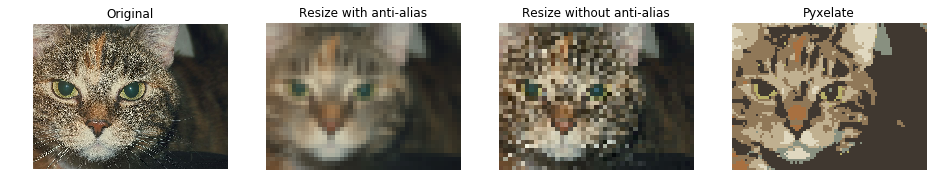
#> input picture cat.png, 933 x 194 px; its folder holds only this picture in this run; the run also reads 1 picture not shown here
$ python pyx.py --input .   (older library calls are emulated)
#> lines starting #> are read from the running program, lines starting #| are printed output that depends on the picture
### pyxelate.py
import numpy as np
import warnings

from skimage.color.adapt_rgb import adapt_rgb, each_channel
from skimage.util import view_as_blocks
from skimage.morphology import square, dilation
from skimage.filters import median
from skimage.color import rgb2hsv, hsv2rgb
from skimage.exposure import equalize_adapthist
from skimage.transform import resize

from sklearn.mixture import BayesianGaussianMixture
from sklearn.exceptions import ConvergenceWarning

__version__ = '1.2.1'
__version_info__ = tuple(int(num) for num in __version__.split('.'))


class Pyxelate:

	CONVOLUTIONS = np.array([
		[[2, 2], [2, 2]],

		[[11, -1], [-1, -1]],
		[[-1, 11], [-1, -1]],
		[[-1, -1], [11, -1]],
		[[-1, -1], [-1, 11]],

		[[5, 5], [-1, -1]],
		[[-1, -1], [5, 5]],

		[[5, -1], [5, -1]],
		[[-1, 5], [-1, 5]],

		[[5, -1], [-1, 5]],
		[[-1, 5], [5, -1]],

		[[-1, 3], [3, 3]],
		[[3, -1], [3, 3]],
		[[3, 3], [-1, 3]],
		[[3, 3], [3, -1]]
	], dtype="int")

	SOLUTIONS = np.array([
		[[1/4, 1/4], [1/4, 1/4]],

		[[0.0, 1/3], [1/3, 1/3]],
		[[1/3, 0.0], [1/3, 1/3]],
		[[1/3, 1/3], [0.0, 1/3]],
		[[1/3, 1/3], [1/3, 0.0]],

		[[0.5, 0.5], [0.0, 0.0]],
		[[0.0, 0.0], [0.5, 0.5]],
		[[0.5, 0.0], [0.5, 0.0]],
		[[0.0, 0.5], [0.0, 0.5]],
		[[0.5, 0.0], [0.5, 0.0]],
		[[0.0, 0.5], [0.0, 0.5]],

		[[1.0, 0.0], [0.0, 0.0]],
		[[0.0, 1.0], [0.0, 0.0]],
		[[0.0, 0.0], [1.0, 0.0]],
		[[0.0, 0.0], [0.0, 1.0]],
	], dtype="float")

	ITER = 2

	def __init__(self, height, width, color=8, dither=True, alpha=.6, regenerate_palette=True,
				 keyframe=.6, sensitivity=.07, random_state=0):
		"""Create instance for generating similar pixel arts."""
		self.height = int(height)
		self.width = int(width)
		if self.width < 1 or self.height < 1:
			raise ValueError("Result can not be smaller than 1x1 pixels.")
		self.color = int(color)
		if self.color < 2:
			raise ValueError("The minimum number of colors is 2.")
		elif self.color > 32:
			raise ValueError("The maximum number of colors is 32.")
		if dither:
			self.dither = 1 / (self.color + 1)
		else:
			self.dither = 0.
		self.alpha = float(alpha)   # threshold for opacity
		self.regenerate_palette = bool(regenerate_palette)
		self.keyframe = keyframe  # threshold for differences between keyframes
		self.sensitivity = sensitivity  # threshold for differences between parts of keyframes

		# BGM
		self.is_fitted = False
		self.random_state = int(random_state)
		self.model = BayesianGaussianMixture(n_components=self.color,
											 max_iter=256,
											 covariance_type="tied",
											 weight_concentration_prior_type="dirichlet_distribution",
											 mean_precision_prior=1. / 256.,
											 warm_start=False,
											 random_state=self.random_state)

	def convert(self, image):
		"""Generate pixel art from image"""
		return self._convert(image, False, False)

	def _convert(self, image, override_adapthist=False, override_dither=False):
		"""Generate pixel art from image or sequence of images"""
		# does the image have alpha channel?
		if self._is_transparent(image):
			# remove artifacts from transparent edges
			image = self._dilate(image)
			# create alpha mask
			mask = resize(image[:, :, 3], (self.height, self.width), anti_aliasing=True)
			# mask for colors
			color_mask = resize(image[:, :, 3], (32, 32), anti_aliasing=False).ravel()
		else:
			mask = None
			color_mask = None

		# apply adaptive contrast
		if not override_adapthist:
			image = self._fix_hist(image)

		# create sample for finding palette
		if self.regenerate_palette or not self.is_fitted:
			examples = resize(image[:, :, :3], (32, 32), anti_aliasing=False).reshape(-1, 3).astype("int")
			if color_mask is not None:
				# transparent colors should be ignored
				examples = examples[color_mask >= self.alpha]
			self._fit_model(examples)

		# resize image to 4 times the desired width and height
		image = resize(image[:, :, :3], (self.height * self.ITER * 2, self.width * self.ITER * 2), anti_aliasing=True)
		# generate pixelated image with desired width / height
		image = self._reduce(image)

		# apply palette
		height, width, depth = image.shape
		reshaped = np.reshape(image, (height * width, depth))
		probs = self.model.predict_proba(reshaped)
		y = np.argmax(probs, axis=1)

		# increase hue and snap color values to multiples of 8
		palette = rgb2hsv(self.model.means_.reshape(-1, 1, 3))
		palette[:, :, 1] *= 1.14  # empirical magic number
		palette = hsv2rgb(palette).reshape(self.color, 3) // 8 * 8
		palette[palette == 248] = 255  # clamping // 8 * 8 would rarely allow 255 values

		# generate recolored image
		image = palette[y]

		# apply dither over threshold if it's not zero
		if not override_dither and self.dither:
			# get second best probability by removing the best one
			probs[np.arange(len(y)), y] = 0
			# get new best and values
			v = np.max(probs, axis=1) > self.dither
			y = np.argmax(probs, axis=1)

			# replace every second pixel with second best color
			pad = not bool(width % 2)
			if pad:
				# make sure to alternate between starting positions
				# bottleneck
				for i in range(0, len(image), 2):
					i += (i // width) % 2
					if v[i]:
						image[i] = palette[y[i]]
			else:
				i = np.argwhere(v[::2]) * 2
				image[i] = palette[y[i]]

		image = np.reshape(image, (height, width, depth))
		if mask is not None:
			# use transparency from original image, but make it either 0 or 255
			mask[mask >= self.alpha] = 255
			mask[mask < self.alpha] = 0
			image = np.dstack((image, mask))  # result has lost its alpha channel

		return np.clip(image.astype("int"), 0, 255).astype("uint8")

	# [80 lines left out: functions convert_sequence, _palette_from_list, not called in this run]

	def _fit_model(self, X):
		"""Fit model while suppressing warnings from sklearn"""
		converge = True
		with warnings.catch_warnings(record=True) as w:
			# fit model
			self.model.fit(X)
			if w and w[-1].category == ConvergenceWarning:
				warnings.filterwarnings('ignore', category=ConvergenceWarning)
				converge = False
		if not converge:
			warnings.warn("the model has failed to converge, try a different number of colors for better results!", Warning)
		self.is_fitted = True

	def _reduce(self, image):
		"""Apply convolutions on image ITER times and generate a smaller image
		based on the highest magnitude of gradients"""

		# self is visible to decorated function
		@adapt_rgb(each_channel)
		def _wrapper(dim):
			# apply median filter for noise reduction
			dim = median(dim, square(4))
			for n in range(self.ITER):
				h, w = dim.shape
				h, w = h // 2, w // 2
				dim_blocks = view_as_blocks(dim, (2, 2))
				all_convs = self._compute_convs(dim, h, w)
				idx_solutions = np.argmax(all_convs, axis=0)
				solutions_mask = self.SOLUTIONS[idx_solutions]
				multiplied = np.multiply(solutions_mask, dim_blocks)
				new_image = np.reshape(multiplied, (h,w,4)).sum(-1)
				if n < self.ITER - 1:
					dim = new_image.copy()
			return new_image

		return _wrapper(image)

	def _compute_convs(self, dim, h, w):
		"""The actual function that applies every convolution to dim."""
		# Compute convolutions for base vectors
		base_convs = np.empty((2,2, h, w))
		base_convs[0,0] = dim[::2,::2]
		base_convs[0,1] = dim[::2,1::2]
		base_convs[1,0] = dim[1::2,::2]
		base_convs[1,1] = dim[1::2,1::2]
		# Apply every convolution in self.CONVOLUTIONS
		all_convs = np.empty((len(self.CONVOLUTIONS), h, w))
		for i,kernel in enumerate(self.CONVOLUTIONS):
			all_convs[i] = kernel[0,0]*base_convs[0,0] +\
						kernel[0,1]*base_convs[0,1] +\
						kernel[1,0]*base_convs[1,0] +\
						kernel[1,1]*base_convs[1,1]
		return all_convs


	def _dilate(self, image):
		"""Dilate semi-transparent edges to remove artifacts
		(unwanted edges, caused by transparent pixels having different colors)"""

		@adapt_rgb(each_channel)
		def _wrapper(dim):
			return dilation(dim, selem=square(4))

		# use dilated pixels for semi-transparent ones
		mask = image[:, :, 3]
		alter = _wrapper(image[:, :, :3])
		image[:, :, :3][mask < self.alpha] = alter[mask < self.alpha]
		return image

	@staticmethod
	def _fix_hist(image):
		"""Apply adaptive histogram"""
		image = equalize_adapthist(image) * 255 * 1.14  # empirical magic number
		image[image <= 8.] = 0.
		return image

	@staticmethod
	def _is_transparent(image):
		"""Returns True if there is an additional dimension for transparency"""
		return bool(image.shape[2] == 4)

### pyx.py
#!/usr/bin/env python3
# -*- coding: utf-8 -*-

""" Command-line interface for Pyxelate. It simplifies batch processing
and provides user-friendly console output.

Usage:
pyx.py [-h help] [-i folder of input images or path to single image]
       [-o folder of output images] [-f scale down input image by factor]
       [-s scale up output image by factor] [-c colors] [-d dither] [-a alpha]
       [-r regenerate_palette] [-t random_state] [-w warnings] [-S sequence]
"""

import argparse
import sys
import warnings
import time as t
from pathlib import Path
from numpy import uint8
from skimage import io
from skimage import transform
from pyxelate import Pyxelate


def parse_arguments():
    """ Parses arguments and returns values. This function contains
    descriptions for the -h flag
    """
    parser = argparse.ArgumentParser(
        description='Pixelate images in a directory.'
    )
    parser.add_argument(
        '-f', '--factor',
        required=False, metavar='int', type=int, default=5, nargs='?',
        help='''The factor by which the image should be downscaled.
        Defaults to 5.'''
    )
    parser.add_argument(
        '-s', '--scaling',
        required=False, metavar='int', type=int, default=5, nargs='?',
        help='''The factor by which the generated image should be
        upscaled. Defaults to 5.'''
    )
    parser.add_argument(
        '-c', '--colors',
        required=False, metavar='2-32', type=int, default=8, nargs='?',
        help='''The amount of colors of the pixelated image. Defaults
        to 8.'''
    )
    parser.add_argument(
        '-d', '--dither',
        required=False, metavar='bool', type=str_as_bool, nargs='?',
        default=None, help='Allow dithering. Defaults to True.'
    )
    parser.add_argument(
        '-a', '--alpha',
        required=False, metavar='threshold', type=float, default=.6,
        nargs='?', help='''Threshold for visibility for images with
        alpha channel. Defaults to .6.'''
    )
    parser.add_argument(
        '-r', '--regenerate_palette',
        required=False, metavar='bool', type=str_as_bool, nargs='?',
        default=None, help='''Regenerate the palette for each image.
        Defaults to True.'''
    )
    parser.add_argument(
        '-t', '--random_state',
        required=False, metavar='int', type=int, default=0, nargs='?',
        help='''Sets the random state of the Bayesian Gaussian Mixture.
        Defaults to 0.'''
    )
    parser.add_argument(
        '-i', '--input',
        required=False, metavar='path', type=str, default='', nargs='?',
        help='''Path to single image or directory containing images for
        processing. Defaults <cwd>.'''
    )
    parser.add_argument(
        '-o', '--output',
        required=False, metavar='path', type=str, default='', nargs='?',
        help='''Path to the directory where the pixelated images are
        stored. Defaults to <cwd>/pyxelated'''
    )
    parser.add_argument(
        '-w', '--warnings',
        required=False, metavar='bool', type=str_as_bool, nargs='?',
        default=True, help='''Outputs non-critical library warnings.
        Defaults to True.'''
    )
    parser.add_argument(
        '-S', '--sequence',
        required=False, metavar='bool', type=str_as_bool, nargs='?',
        default=False, help='''Uses a separate function for converting
        image sequences. Defaults to False.'''
    )
    return parser.parse_args()


# [6 lines left out: function str_as_bool, not called in this run]


# Exclude hidden files and directories
F_EXCLUDED = 0

def exclude_hidden(elm):
    """ A filter that returns a file if it's not hidden
    """
    global F_EXCLUDED
    if not any(e.startswith('.') for e in elm.parts):
        return elm
    F_EXCLUDED += 1
    return False


def with_extension(elm):
    """ A filter that returns only a file with extension
    """
    global F_EXCLUDED
    if elm.is_file() and '.' in elm.name:
        return elm
    F_EXCLUDED += 1
    return False


def get_file_list(path):
    """ Finds all the files recursively and filters them
    """
    path = Path(path)
    if path.is_file() and '.' in path.name:
        return [path]
    if path.is_dir():
        # Get all files and directories
        tree = list(path.glob('**/*'))
        # Filter files and directories
        tree = list(filter(exclude_hidden, tree))
        file_names = list(filter(with_extension, tree))
        return file_names
    print("Path points to " + s['red']("non image") + " file.")
    sys.exit(1)


def parse_path(file):
    """ Returns relative path, file name and extension
    """
    file, ext = str(file).rsplit('.', 1)
    inp = str(Path(args.input))
    if inp == '.':
        file = '/' + file
    try:
        path, file = file.rsplit('/', 1)
    except ValueError:
        path = ""
    if inp == str(file):
        path = ""
    path = path.replace(inp, "")
    path += '/' if path else ''
    return [path, file, ext]


# Define CLI colors
s = {
    'green': lambda txt: '\u001b[32m' + str(txt) + '\u001b[0m',
    'red': lambda txt: '\u001b[31m' + str(txt) + '\u001b[0m',
    'mag': lambda txt: '\u001b[35m' + str(txt) + '\u001b[0m',
    'dim': lambda txt: '\u001b[37;2m' + str(txt) + '\u001b[0m'
}

# Status bar logic
CUR_FILE = 0
WARN_CNT = 0
ERR_CNT = 0
TIME_IMG = []
T_SPLIT = []
AVG_LAST_VALS = 10
T_UP = '\x1b[1A'
T_ERASE = '\x1b[2K'
BAR_RMV = '\n' + T_ERASE + T_UP + T_ERASE


def sec_to_time(sec):
    """ Returns the formatted time H:MM:SS
    """
    mins, sec = divmod(sec, 60)
    hrs, mins = divmod(mins, 60)
    return f"{hrs:d}:{mins:02d}:{sec:02d}"


def bar_redraw(last=False):
    """ Updates the progress bar and current status
    """
    t_pass = round(t.process_time())
    i_cur = CUR_FILE
    # Print bar
    percent = round(i_cur / ALL_FILES * 100, 1)
    p_int = round(i_cur / ALL_FILES * 100) // 2
    pbar = "[ " + "•" * (p_int) + s['dim']("-") * (50 - p_int) + " ] "
    pbar += str(percent) + " %"
    print(pbar)
    # Print status
    stat = "Elapsed: " + sec_to_time(t_pass)
    stat += s['dim'](" | ") + "Remaining: "
    # Remaining time. Averaging requires at least 1 value
    if len(TIME_IMG) > 0 and not last:
        t_avg = sum(TIME_IMG) / len(TIME_IMG)
        rem = round(t_avg * (ALL_FILES - i_cur))
        stat += sec_to_time(rem)
    else:
        stat += "Calculating..." if not last else sec_to_time(0)
    stat += ("\nDone " + s['green'](str(i_cur)) + '/' +
             str(ALL_FILES) + s['dim'](" | "))
    if args.warnings:
        stat += "Warnings: " + s['mag'](str(WARN_CNT)) + s['dim'](" | ")
    stat += "Errors: " + s['red'](str(ERR_CNT))
    # Adding escape codes depending on the passed argument
    if last:
        stat = BAR_RMV + stat
    else:
        # Raise the carriage three lines up and return it
        stat = stat + T_UP * 3 + '\r'
    print(stat)


# [16 lines left out: functions print_warn, print_err, not called in this run]


def print_settings():
    """ Outputs the full list of settings
    """
    print("Pyxelate settings\n" +
          s['dim']("\tFactor: ") + "\t" +
          str(args.factor) + "\t" +
          s['dim']("\tScaling: ") + "\t" +
          str(args.scaling) + "\n" +
          s['dim']("\tColors: ") + "\t" +
          str(args.colors) + "\t" +
          s['dim']("\tDither: ") + "\t" +
          ("No", "Yes")[args.dither] + "\n" +
          s['dim']("\tAlpha channel: ") + "\t" +
          str(args.alpha) + "\t" +
          s['dim']("\tRegenerate: ") + "\t" +
          ("No", "Yes")[args.regenerate_palette] + "\n" +
          s['dim']("\tRandom state: ") + "\t" +
          str(args.random_state) + "\t" +
          s['dim']("\tSequence: ") + "\t" +
          ("No", "Yes")[args.sequence] + "\n")


if __name__ == "__main__":
    # Get arguments and file list
    args = parse_arguments()
    IMAGE_FILES = get_file_list(args.input)
    ALL_FILES = len(IMAGE_FILES)

    # Use the output directory defined by args
    if not args.output:
        OUTPUT_DIR = Path.cwd() / "pyxelated"
        OUTPUT_DIR.mkdir(exist_ok=True)
    else:
        OUTPUT_DIR = Path(args.output)
        OUTPUT_DIR.mkdir(parents=True, exist_ok=True)

    # Set the default settings depending on the type of conversion
    if args.dither is None:
        args.dither = (True, False)[args.sequence]
    if args.regenerate_palette is None:
        args.regenerate_palette = (True, False)[args.sequence]

    print_settings()

    # Get input and output paths
    INPUT_DIR = Path(args.input) if args.input else Path.cwd()

    # Display input path
    if "/" in str(INPUT_DIR):
        I_PATH, I_BASE = str(INPUT_DIR).rsplit('/', 1)
        print("Reading files from " + s['dim'](I_PATH + '/') + I_BASE)
    else:
        print("Reading files from " + s['dim'](str(Path.cwd())) +
              "/" + str(INPUT_DIR))

    # At least one relevant file is required to run
    print(end="\t")
    if IMAGE_FILES:
        print(s['green'](len(IMAGE_FILES)) + " relevant files found" +
              s['dim'](" | ") + s['red'](F_EXCLUDED) + " excluded" +
              "\n")
    else:
        print(s['red'](len(IMAGE_FILES)) + " relevant files found")
        sys.exit(1)

    # Display output path
    if "/" in str(OUTPUT_DIR):
        O_PATH, O_BASE = str(OUTPUT_DIR).rsplit('/', 1)
        print("Writing files to " + s['dim'](O_PATH + '/') + O_BASE)
    else:
        print("Writing files to " + str(OUTPUT_DIR))

    # Setup Pyxelate with placeholder dimensions 1x1
    p = Pyxelate(
        1, 1,
        color=args.colors,
        dither=args.dither,
        alpha=args.alpha,
        regenerate_palette=args.regenerate_palette,
        random_state=args.random_state
    )

    # Prepare images to convert sequence
    if args.sequence:
        SEQUENCE = [io.imread(file) for file in IMAGE_FILES]
        SEQ_IMAGE = p.convert_sequence(SEQUENCE)
        HEIGHT, WIDTH, _ = io.imread(IMAGE_FILES[0]).shape
        p.height = HEIGHT // args.factor
        p.width = WIDTH // args.factor

    for i, image_file in enumerate(IMAGE_FILES):
        # Make a time stamp to calculate remaining
        if i or not args.sequence:
            # Calculate the time difference between iterations
            T_SPLIT += [t.time()]
            if T_SPLIT[1:]:
                if len(TIME_IMG) == AVG_LAST_VALS:
                    del TIME_IMG[0]
                diff = round(T_SPLIT[1] - T_SPLIT.pop(0), 1)
                TIME_IMG.append(diff)
        else:
            # Skip the first iteration to generate sequence palette
            print("\tPreparing to convert image sequence...")

        # Get the path, file name, and extension
        base = str(image_file.stem) + ".png"
        outfile = OUTPUT_DIR / base
        f_path, f_name, f_ext = parse_path(image_file)

        # The file format must be supported by skimage
        try:
            image = io.imread(image_file)
#> image is the input picture: shape (194, 933, 4); mean R, G, B, A 155.6, 150.4, 140, 162.4
        except ValueError:
            # When the file is not an image just move to the next file
            print(BAR_RMV + "\tSkipping " + s['red']("unsupported") +
                  ":\t" + s['dim'](f_path) + f_name + '.' +
                  s['red'](f_ext))
            bar_redraw()
            continue

        print(BAR_RMV + "\tProcessing image:\t" + s['dim'](f_path) +
              f_name + '.' + f_ext)

        # Redraw status bar
        bar_redraw()

        # Get current dimensions
        if args.sequence:
            # Get sequence dimensions
            height, width = HEIGHT, WIDTH
        else:
            # Get image dimensions
            height, width, _ = image.shape

        # Apply the dimensions to Pyxelate
        p.height = height // args.factor
        p.width = width // args.factor

        # Convert the image
        with warnings.catch_warnings(record=True) as w:
            try:
                if args.sequence:
                    # Convert image from sequence
                    pyxelated = next(SEQ_IMAGE)
                else:
                    # Convert a single image
                    pyxelated = p.convert(image)
#> in _dilate, `mask = image[:, :, 3]`:
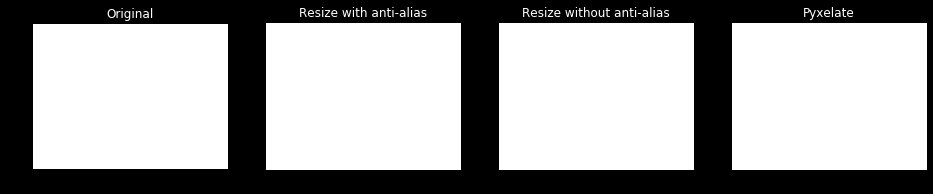
#> mask: shape (194, 933); min 0, max 255, mean 162.4
#> in _dilate, `alter = _wrapper(image[:, :, :3])`:
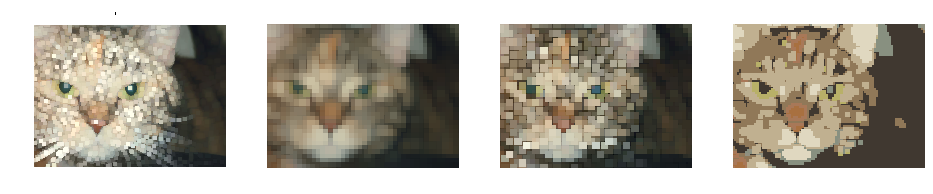
#> alter: shape (194, 933, 3); mean R, G, B 176.2, 170.9, 159.9
#> in _convert, `mask = resize(image[:, :, 3], (self.height, self.width), anti_aliasing..`:
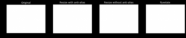
#> mask: shape (38, 186) float64; min 0, max 1, mean 0.636
#> in _convert, `color_mask = resize(image[:, :, 3], (32, 32), anti_aliasing=False).rav..`: color_mask = 1024 values, max 1 at index 129, min 0 at index 0, mean 0.659
#> in _fix_hist, `image = equalize_adapthist(image) * 255 * 1.14`:
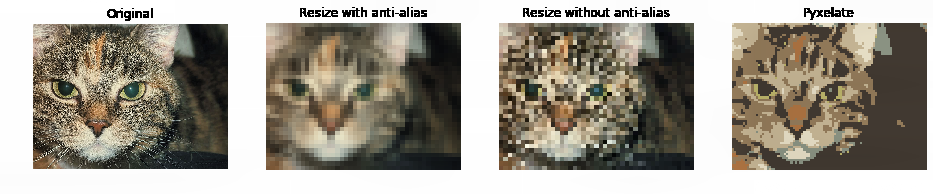
#> image: shape (194, 933, 3) float64; mean of channels 0, 1, 2 181.5, 175.4, 163; drawn with min black and max white
#> in _convert, `examples = resize(image[:, :, :3], (32, 32), anti_aliasing=False).resh..`: examples = 1024 rows, first 8: [290, 290, 290], [290, 290, 290], [290, 290, 290], [290, 290, 290], [290, 290, 290], [290, 290, 290], [290, 290, 290], [290, 290, 290]
#> in _convert, `examples = examples[color_mask >= self.alpha]`: examples = 673 rows, first 8: [8, 8, 8], [211, 199, 181], [108, 97, 77], [69, 67, 55], [99, 94, 74], [229, 227, 210], [24, 28, 30], [49, 55, 46]
#> in _reduce, `return _wrapper(image)`:
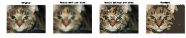
#> returned value: shape (38, 186, 3) float64; mean of channels 0, 1, 2 179.1, 172.9, 160.6; drawn with min black and max white
#> in _convert, `y = np.argmax(probs, axis=1)`: y = 7068 values, max 7 at index 966, min 0 at index 942, mean 3.56
#> in _convert, `y = np.argmax(probs, axis=1)`: y = 7068 values, max 7 at index 954, min 0 at index 395, mean 1.24
#> the loop in _convert, `for i in range(0, len(image), 2):` made 3534 passes
#> i on passes 1 to 3: 0, 2, 4
#> in _convert, `image = np.reshape(image, (height, width, depth))`:
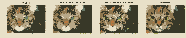
#> image: shape (38, 186, 3) float64; mean of channels 0, 1, 2 157.6, 149.1, 124.3; drawn as R, G, B
            except KeyboardInterrupt:
                print(BAR_RMV + "\tCancelled with " + s['red']("Ctrl+C"))
                bar_redraw(last=True)
                sys.exit(0)
            except IndexError as e:
                # When the file is not an image just move to the next file
                ERR_CNT += 1
                print_err(e)
                bar_redraw()
                continue
            if w:
                WARN_CNT += 1
                print_warn(w.pop().message)

        # Scale the image up if so requested
        if args.scaling > 1:
            pyxelated = transform.resize(
                pyxelated, (
                    (height // args.factor) * args.scaling,
                    (width // args.factor) * args.scaling
                ),
                anti_aliasing=False, mode='edge',
                preserve_range=True, order=0
            )
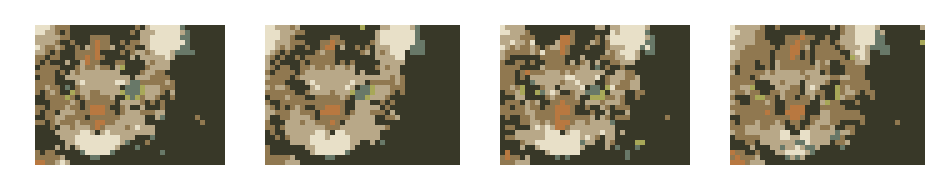
#> pyxelated: shape (190, 930, 4); mean R, G, B, A 157.6, 149.1, 124.3, 155.6; transparent parts drawn white
#> (the run stopped early here; a loop or call above may not have finished)
